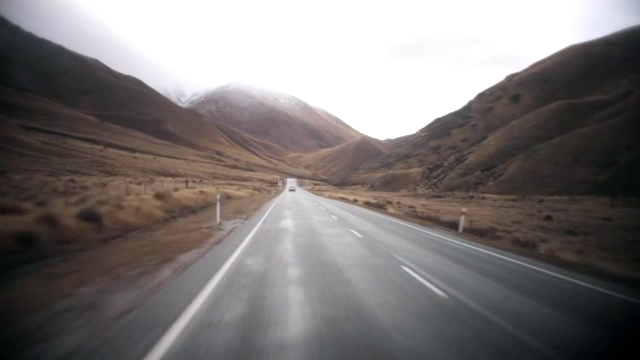
#> input picture frame 23 of Computer Vision/lane_detection_video.mp4, 640 x 360 px
$ python CV_LaneDetection.py
#> lines starting #> are read from the running program, lines starting #| are printed output that depends on the picture; after the words box and inside, x2 and y2 are one past the last pixel; in counts of white or black regions, pixels touching at a corner belong together
#> further down, frame is the input picture: shape (360, 640, 3); mean B, G, R 118.7, 119.5, 124.3
import cv2
import numpy as np


def region_of_interest(image, region_points):

    # we are going to replace pixels with 0 (black) - the regions we're not interested in
    mask = np.zeros_like(image)

    # the region that we're interested in is the lower triangle - 255 white pixels
    cv2.fillPoly(mask, region_points, 255)

    # we have to use the mask: we want to keep the regions of the original image where
    # the mask has white colored pixels
    masked_image = cv2.bitwise_and(image, mask)
    return masked_image


def get_detected_lanes(image):
    (height, width) = (image.shape[0], image.shape[1])
#> height = 360; width = 640
    # print(height)
    # print(width)

    # we have to turn the image into grayscale

    gray_image = cv2.cvtColor(image, cv2.COLOR_BGR2GRAY)
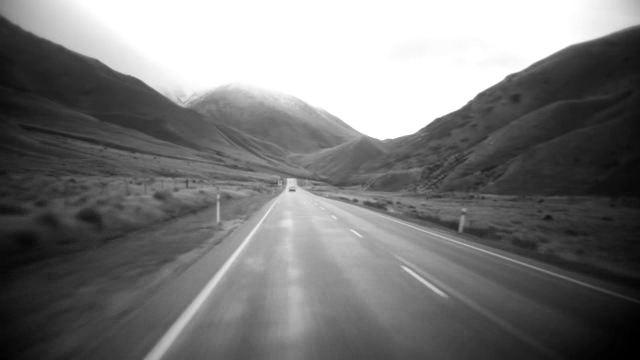
#> gray_image: shape (360, 640); min 0, max 255, mean 120.8

    # edge detection algorithm -> canny's algorithm -> optimal detector
    # here lowerthreshold = 100 and upperthreshold = 120
    canny_image = cv2.Canny(gray_image, 100, 120)
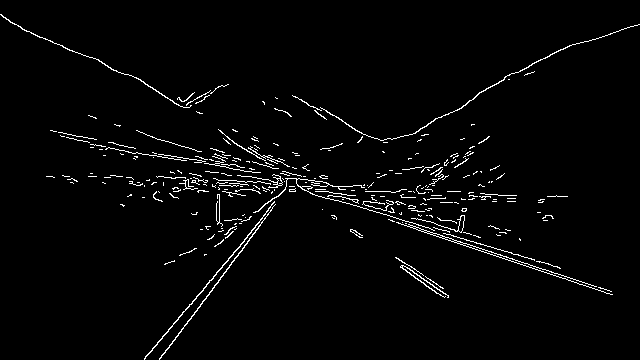
#> canny_image: shape (360, 640); 2.5% white in thin lines or dots

    # we're interested in the "lower region" of the image (driving lanes only)

    region_of_interested_vertices = [
        (0, height),
        (width/2, height*0.65),
        (width, height)
    ]
#> region_of_interested_vertices = [(0, 360), (320, 234), (640, 360)]

    # we can get of the un relevant part of the image, just keep the lower triangle region

    cropped_image = region_of_interest(canny_image, np.array([region_of_interested_vertices], np.int32))
#> in region_of_interest, `cv2.fillPoly(mask, region_points, 255)`:
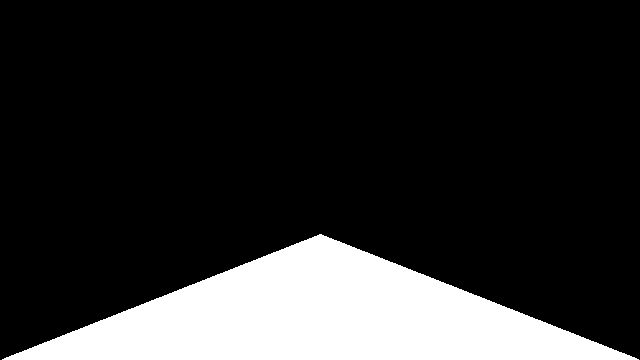
#> mask: shape (360, 640); 17.5% white; 1 white region, box (x1, y1, x2, y2) and area: (2, 234, 639, 360) 40387
#> in region_of_interest, `masked_image = cv2.bitwise_and(image, mask)`:
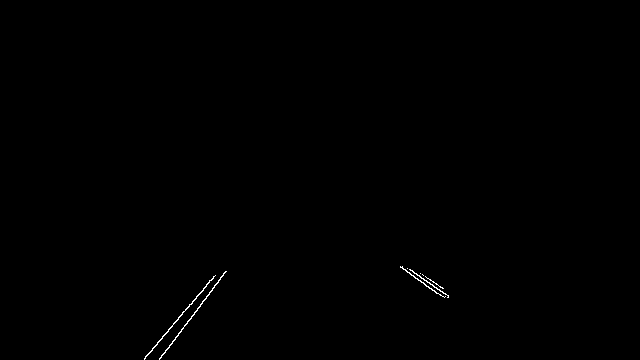
#> masked_image: shape (360, 640); 0.21% white in thin lines or dots, all inside (x1, y1, x2, y2) = (144, 266, 449, 360)

    return cropped_image

# video = several frames (images shown after each other)
video = cv2.VideoCapture('lane_detection_video.mp4')

while video.isOpened():

    is_grabbed, frame = video.read()

    # end of the video

    if not is_grabbed:
        break


    frame = get_detected_lanes(frame)


    cv2.imshow("Lane Detection Video", frame)
    cv2.waitKey(20)


video.release()
cv2.destroyAllWindows()
